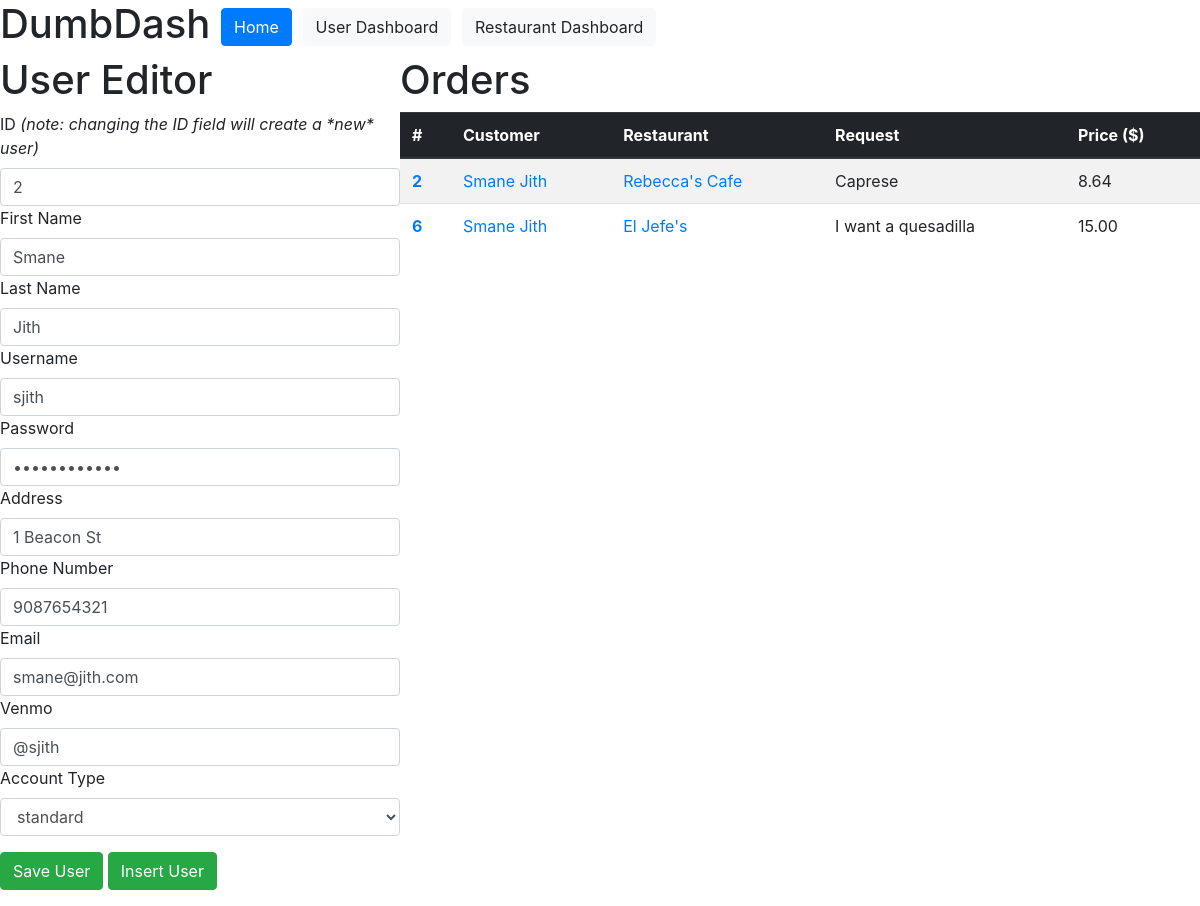
The page /users/2 on the database its author committed.
### dumbdash/models.py (models this page shows)
class Users(models.Model):
    first_name = models.CharField(max_length=200)
    last_name = models.CharField(max_length=200)
    username = models.CharField(max_length=200)
    password = models.CharField(max_length=200)
    address = models.CharField(max_length=200)
    venmo = models.CharField(max_length=200)
    phone_number = models.BigIntegerField()
    email = models.EmailField()
    account_type = models.ForeignKey(Types, on_delete=models.DO_NOTHING)

class Orders(models.Model):
    food_request = models.CharField(max_length=200)
    price = models.DecimalField(max_digits=6, decimal_places=2)
    user = models.ForeignKey(Users, on_delete=models.CASCADE)
    restaurant = models.ForeignKey(Restaurants, on_delete=models.DO_NOTHING)

class Restaurants(models.Model):
    name = models.CharField(max_length=200)
    phone_number = models.BigIntegerField()

### dumbdash/views.py (the view, shortened to what this page needs)
# urls.py: path("users/<int:pk>", views.user_detail, name="user_detail"),
@csrf_exempt
def user_detail(request, pk):
    if request.method == 'GET':
        user = Users.objects.get(pk=pk)
        orders = Orders.objects.filter(user=user)
        types = Types.objects.all()
        context = {
            'user': user,
            'orders': orders,
            'types': types
        }
        return render(request, 'user_detail.html', context)

### dumbdash/templates/user_detail.html
{% extends "base.html" %}
{% load static %}
{% block page_content %}
<div class="viewer" style="display:flex;width:100%">
  <div class="editor" style="flex:1;">
    <h1>User Editor</h1>
    <form action="{{ user.id }}" method="post">
        <div class="form-group">
            <label for="id">ID <i>(note: changing the ID field will create a *new* user)</i></label>
            <input type="text" class="form-control" name="id" value="{{ user.id }}">
            <label for="first_name">First Name</label>
            <input type="text" class="form-control" name="first_name" value="{{ user.first_name }}">
            <label for="last_name">Last Name</label>
            <input type="text" class="form-control" name="last_name" value="{{ user.last_name }}">
            <label for="username">Username</label>
            <input type="text" class="form-control" name="username" value="{{ user.username }}">
            <label for="password">Password</label>
            <input type="password" class="form-control" name="password" value="{{ user.password }}">
            <label for="address">Address</label>
            <input type="text" class="form-control" name="address" value="{{ user.address }}">
            <label for="phone_number">Phone Number</label>
            <input type="text" class="form-control" name="phone_number" value="{{ user.phone_number }}">
            <label for="email">Email</label>
            <input type="text" class="form-control" name="email" value="{{ user.email }}">
            <label for="venmo">Venmo</label>
            <input type="text" class="form-control" name="venmo" value="{{ user.venmo }}">
            <label for="account_type">Account Type</label>
            <select class="form-control" name="account_type">
              {% for type in types %}
                {% if type.id == user.account_type.id %}
                <option value="{{ type.id }}" selected>{{ type.account_type }}</option>
                {% else %}
                <option value="{{ type.id }}">{{ type.account_type }}</option>
                {% endif %}
              {% endfor %}
          </select>
        </div>
        <button type="submit" class="btn btn-success">Save User</button>
        <button type="submit" class="btn btn-success">Insert User</button>
    </form>
  </div>
  <br>
  <div class="order-view" style="flex:2;">
  <h1>
    Orders
  </h1>
    <table class="table table-striped">
      <thead class="thead-dark">
          <th scope="col">#</th>
          <th scope="col">Customer</th>
          <th scope="col">Restaurant</th>
          <th scope="col">Request</th>
          <th scope="col">Price ($)</th>
      </thead>
      <tbody>
        {% for order in orders %}
          <tr>
              <th scope="row">
                  <a href="{% url 'order_detail' order.pk %}">
                      {{ order.id }}
                  </a>
              </th>
              <td><a href="/users/{{ order.user.id }}">{{ order.user.first_name }} {{ order.user.last_name }}</a></td>
              <td><a href="/restaurants/{{ order.restaurant.id }}">{{ order.restaurant.name }}</a></td>
              <td>{{ order.food_request }}</td>
              <td>{{ order.price }}</td>
          </tr>
        {% endfor %}
      </tbody>
    </table>
  </div>
</div>
{% endblock %}

### rows shown on the page
Users: id "2", first_name "Smane", last_name "Jith", username "sjith", address "1 Beacon St", phone_number "9087654321", email "smane@jith.com", venmo "@sjith"
Orders: id "2", user.first_name "Smane", user.last_name "Jith", restaurant.name "Rebecca's Cafe", food_request "Caprese", price "8.64"
Orders: id "6", user.first_name "Smane", user.last_name "Jith", restaurant.name "El Jefe's", food_request "I want a quesadilla", price "15.00"

### other values the page prints
form field account_type "standard"
